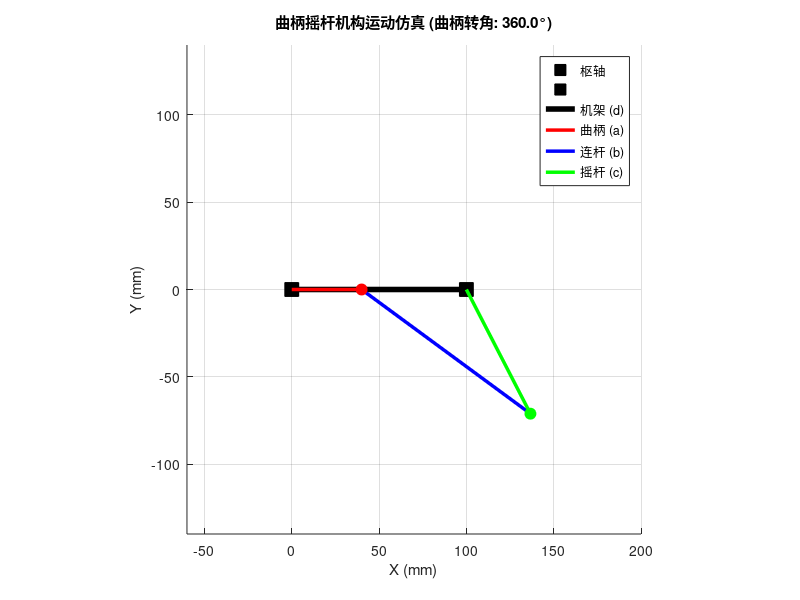

The MATLAB script that drew this image:
% =========================================================================
%               MATLAB 程序：曲柄摇杆机构运动仿真
% =========================================================================

%% 1. 初始化
clear;      % 清除工作区变量
clc;        % 清除命令行窗口
close all;  % 关闭所有图形窗口

%% 2. 定义机构参数 (单位：mm)
% 必须满足格拉晓夫定理: a+d <= b+c (此处 a 为最短杆)
a = 40;     % 曲柄长度 (a)
b = 120;    % 连杆长度 (b)
c = 80;     % 摇杆长度 (c)
d = 100;    % 机架长度 (d)

% 检查格拉晓夫条件
if (a + d) > (b + c) || (max([a,b,c,d]) > d) || (min([a,b,c,d]) ~= a)
    warning('警告：连杆长度可能不满足曲柄摇杆的格拉晓夫条件！');
end

%% 3. 设置动画
% 创建图形窗口
figure('Name', '曲柄摇杆机构仿真', 'NumberTitle', 'off');
hold on; % 保持绘图，以便在同一张图上更新
grid on; % 显示网格
axis equal; % 设置等比例坐标轴，确保机构看起来不变形

% 设置坐标轴范围，确保整个机构都能显示
axis_limit = d + c + 20;
axis([-a-20, axis_limit, -a-c-20, a+c+20]);
title('曲柄摇杆机构运动仿真');
xlabel('X (mm)');
ylabel('Y (mm)');

% 定义机架的两个枢轴点
O = [0, 0];
D = [d, 0];

% 预先绘制机架和枢轴点
plot(O(1), O(2), 'sk', 'MarkerSize', 10, 'MarkerFaceColor', 'k'); % 枢轴 O
plot(D(1), D(2), 'sk', 'MarkerSize', 10, 'MarkerFaceColor', 'k'); % 枢轴 D
plot([O(1), D(1)], [O(2), D(2)], 'k-', 'LineWidth', 4); % 机架连线

% 初始化连杆的绘图句柄，方便后续更新
h_crank = plot(0, 0, 'r-', 'LineWidth', 2.5);   % 曲柄句柄
h_coupler = plot(0, 0, 'b-', 'LineWidth', 2.5); % 连杆句柄
h_rocker = plot(0, 0, 'g-', 'LineWidth', 2.5);  % 摇杆句柄
h_joint_A = plot(0, 0, 'ro', 'MarkerSize', 8, 'MarkerFaceColor', 'r'); % 关节A
h_joint_B = plot(0, 0, 'go', 'MarkerSize', 8, 'MarkerFaceColor', 'g'); % 关节B

% 添加图例
legend('枢轴', '', '机架 (d)', '曲柄 (a)', '连杆 (b)', '摇杆 (c)');

%% 4. 运动学计算与动画循环
% 定义输入角度（曲柄转角），从0到2*pi，共360步
input_angles = linspace(0, 2*pi, 360);

for i = 1:length(input_angles)
    theta2 = input_angles(i);
    
    % --- 核心计算 ---
    % 计算关节 A 的坐标
    Ax = a * cos(theta2);
    Ay = a * sin(theta2);
    
    % 计算对角线 AD 的长度 (L)
    L = sqrt((Ax - d)^2 + Ay^2);
    
    % 计算角度 alpha 和 beta
    alpha = atan2(Ay, Ax - d);
    
    % 检查 acos 的输入是否在 [-1, 1] 范围内，防止计算错误
    cos_beta_arg = (c^2 + L^2 - b^2) / (2 * c * L);
    if abs(cos_beta_arg) > 1
        disp('机构无法到达此位置，请检查连杆长度！');
        break; % 退出循环
    end
    beta = acos(cos_beta_arg);
    
    % 计算摇杆角度 theta4 (我们选择一种装配模式)
    theta4 = alpha + beta; % 或者 alpha - beta，取决于装配方式
    
    % 计算关节 B 的坐标
    Bx = d + c * cos(theta4);
    By = c * sin(theta4);
    
    % --- 更新绘图 ---
    % 更新曲柄的位置
    set(h_crank, 'XData', [O(1), Ax], 'YData', [O(2), Ay]);
    
    % 更新连杆的位置
    set(h_coupler, 'XData', [Ax, Bx], 'YData', [Ay, By]);
    
    % 更新摇杆的位置
    set(h_rocker, 'XData', [D(1), Bx], 'YData', [D(2), By]);
    
    % 更新关节 A 和 B 的位置
    set(h_joint_A, 'XData', Ax, 'YData', Ay);
    set(h_joint_B, 'XData', Bx, 'YData', By);
    
    % 更新标题以显示当前角度
    title(sprintf('曲柄摇杆机构运动仿真 (曲柄转角: %.1f°)', rad2deg(theta2)));
    
    % 暂停一小段时间以形成动画效果
    pause(0.01);
end

disp('仿真结束。');